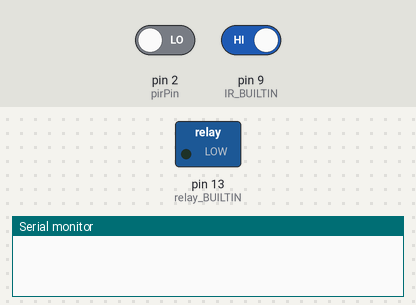
Simulated run of this sketch. Board: Arduino Uno, built with avr-gcc and run on an emulated ATmega328P. On the bench: switched loads named in the sketch (green lamp = pin HIGH), the last lines printed to the serial monitor. The test bench sets the inputs (shaded band); at power-on: pin 9 (IR_BUILTIN) HIGH, pin 2 (pirPin) LOW.

Above: at 1.2 s.
1.3 s: pin 9 (IR_BUILTIN) driven LOW
At 2.0 s:
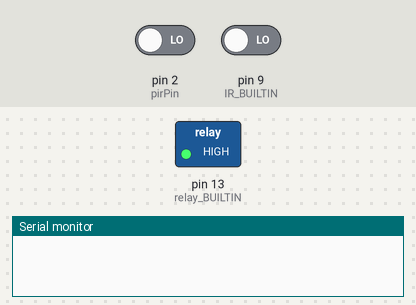
2.8 s: pin 9 (IR_BUILTIN) driven HIGH
At 3.3 s:
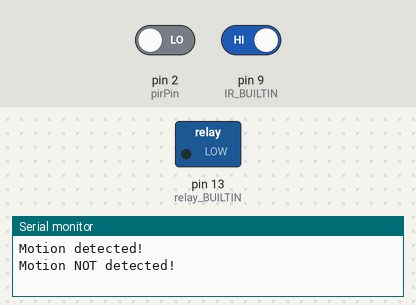
Timing chart, 0 to 5.8 s (numbered marks = the images above; inputs shaded):
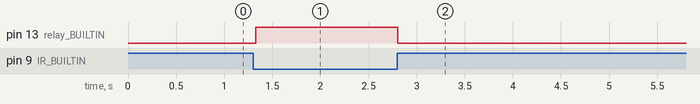

The sketch:

PBL_UPGRADE.ino
```cpp
int IR_BUILTIN = 9;
int relay_BUILTIN = 13;
int pirPin = 2;
int flag = 0;
// int n;
int pirState = LOW;  // current state of the PIR sensor
int ledState = LOW;  // current state of the LED

void setup() {
  // put your setup code here, to run once:
  pinMode(IR_BUILTIN, INPUT);
  pinMode(pirPin, INPUT);
  pinMode(relay_BUILTIN, OUTPUT);
  Serial.begin(9600);
}

void loop() {
  // put your main code here, to run repeatedly:
  if (flag == 1) {
    delay(1000);
    flag = 0;
  }
  pirState = HIGH;
  int data;
  data = digitalRead(IR_BUILTIN);
  // n=1;
  // Serial.print("Data:");
  // Serial.println(data);
  if (data == 0) {
    lamp();
  }
  //  else{
  //    digitalWrite(relay_BUILTIN, LOW);
  //  }
}

void lamp() {
  delay(30);  //delay on start the component
  digitalWrite(relay_BUILTIN, HIGH);
  int data1;
  data1 = digitalRead(IR_BUILTIN);
  while (data1 == 1) {
    // if(n=1){
    //   delay(2000);
    //   n=0;
    // }
    data1 = digitalRead(IR_BUILTIN);
    // Serial.print("Data1:");
    // Serial.println(data1);
    if (pirState == HIGH) {
      pirState = digitalRead(pirPin);
      ledState = HIGH;
      digitalWrite(relay_BUILTIN, ledState);
      Serial.println("Motion detected!");
      // delay(1000);
    } else {
      ledState = LOW;
      digitalWrite(relay_BUILTIN, ledState);
      Serial.println("Motion NOT detected!");
      break;
    }
    if (data1 == 0) {
      digitalWrite(relay_BUILTIN, LOW);
      flag = 1;
      break;
    }
  }
}
```

Measured:
- after the input at 1.3 s, pin 13 (relay_BUILTIN): LOW → HIGH at once
- after the input at 2.8 s, pin 13 (relay_BUILTIN): HIGH → LOW at once
